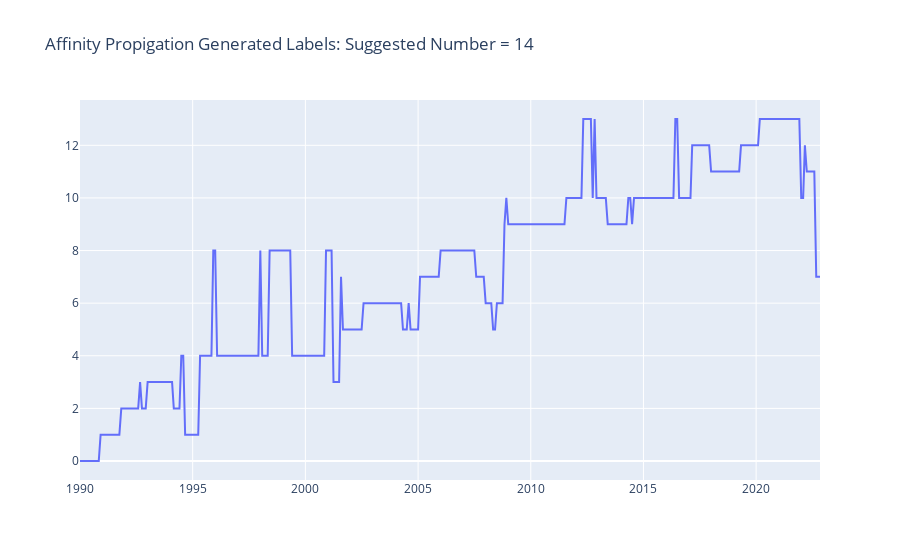

Write notebook code for a chart like this one.
### Markdown cell above
We get more labels with this method (out of scope). We can visualize these here.

### Code cell
fig = go.Figure()

fig.add_trace(go.Scatter(x=labeled.index, y=labeled["Label"], name="Affinity Prop"))

fig.update_layout(title=f"Affinity Propigation Generated Labels: Suggested Number = {len(afprop.cluster_centers_indices_)}")

fig.show()

### Figure 1 — Plotly figure (JSON) as saved in the notebook; plotly's stock layout.template omitted (floating-point values rounded to 4 significant figures; data arrays with more than 128 entries replaced by an {"elided": "..."} marker saying what was removed)
{"data": [{"name": "Affinity Prop", "type": "scatter", "x": {"elided": "395 str values"}, "y": {"elided": "395 int values"}}], "layout": {"title": {"text": "Affinity Propigation Generated Labels: Suggested Number = 14"}}}
